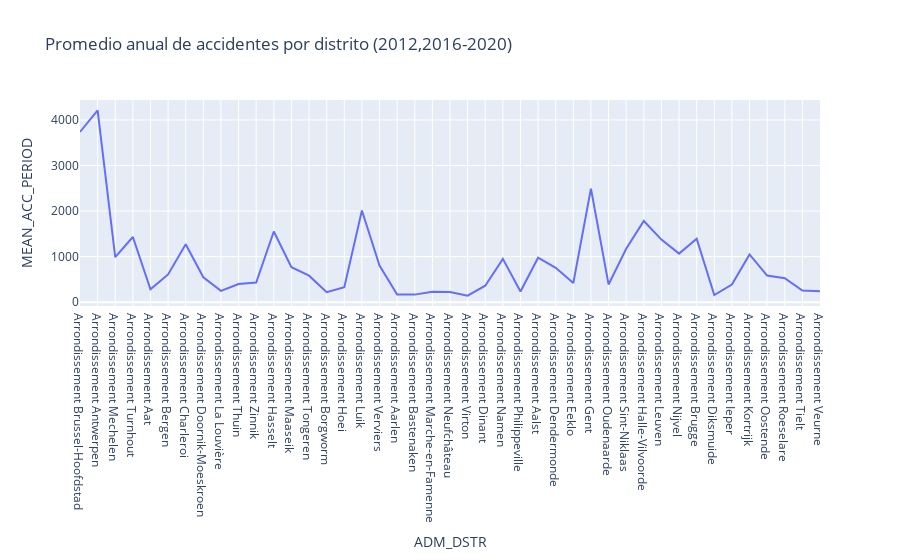

Notebook cell for this chart:
### Code cell
#visualización de los accidentes por distrito
fig = px.line(acc_x_arr_PERIODO_prep, x="ADM_DSTR", y="MEAN_ACC_PERIOD", title='Promedio anual de accidentes por distrito (2012,2016-2020)')
fig.show()

### Figure 1 — Plotly figure (JSON) as saved in the notebook; plotly's stock layout.template omitted (floating-point values rounded to 4 significant figures)
{"data": [{"hovertemplate": "ADM_DSTR=%{x}<br>MEAN_ACC_PERIOD=%{y}<extra></extra>", "legendgroup": "", "line": {"color": "#636efa", "dash": "solid"}, "marker": {"symbol": "circle"}, "mode": "lines", "name": "", "orientation": "v", "showlegend": false, "type": "scatter", "x": ["Arrondissement Brussel-Hoofdstad", "Arrondissement Antwerpen", "Arrondissement Mechelen", "Arrondissement Turnhout", "Arrondissement Aat", "Arrondissement Bergen", "Arrondissement Charleroi", "Arrondissement Doornik-Moeskroen", "Arrondissement La Louvière", "Arrondissement Thuin", "Arrondissement Zinnik", "Arrondissement Hasselt", "Arrondissement Maaseik", "Arrondissement Tongeren", "Arrondissement Borgworm", "Arrondissement Hoei", "Arrondissement Luik", "Arrondissement Verviers", "Arrondissement Aarlen", "Arrondissement Bastenaken", "Arrondissement Marche-en-Famenne", "Arrondissement Neufchâteau", "Arrondissement Virton", "Arrondissement Dinant", "Arrondissement Namen", "Arrondissement Philippeville", "Arrondissement Aalst", "Arrondissement Dendermonde", "Arrondissement Eeklo", "Arrondissement Gent", "Arrondissement Oudenaarde", "Arrondissement Sint-Niklaas", "Arrondissement Halle-Vilvoorde", "Arrondissement Leuven", "Arrondissement Nijvel", "Arrondissement Brugge", "Arrondissement Diksmuide", "Arrondissement Ieper", "Arrondissement Kortrijk", "Arrondissement Oostende", "Arrondissement Roeselare", "Arrondissement Tielt", "Arrondissement Veurne"], "xaxis": "x", "y": [3736.0, 4212.0, 988.3, 1432.0, 283.3, 609.5, 1273.0, 546.7, 248.2, 399.7, 432.8, 1552.0, 768.7, 581.7, 219.3, 331, 2014.0, 806.3, 170.7, 166.5, 230.8, 225, 142.8, 362.7, 951.7, 234.5, 976.8, 754, 422, 2492.0, 390, 1173.0, 1783, 1375.0, 1067, 1392.0, 156, 387.3, 1048.0, 585.7, 526.3, 254.3, 241.7], "yaxis": "y"}], "layout": {"legend": {"tracegroupgap": 0}, "title": {"text": "Promedio anual de accidentes por distrito (2012,2016-2020)"}, "xaxis": {"anchor": "y", "domain": [0, 1], "title": {"text": "ADM_DSTR"}}, "yaxis": {"anchor": "x", "domain": [0, 1], "title": {"text": "MEAN_ACC_PERIOD"}}}}
